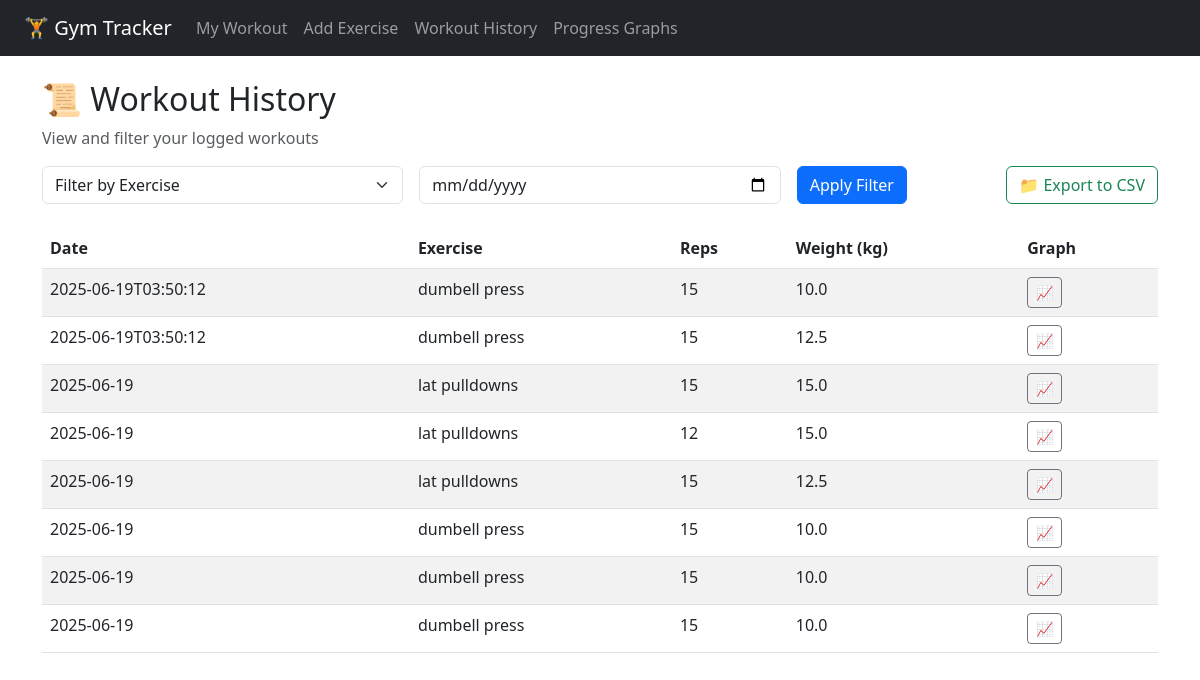
Page /history (signed in) on the earlier database version.
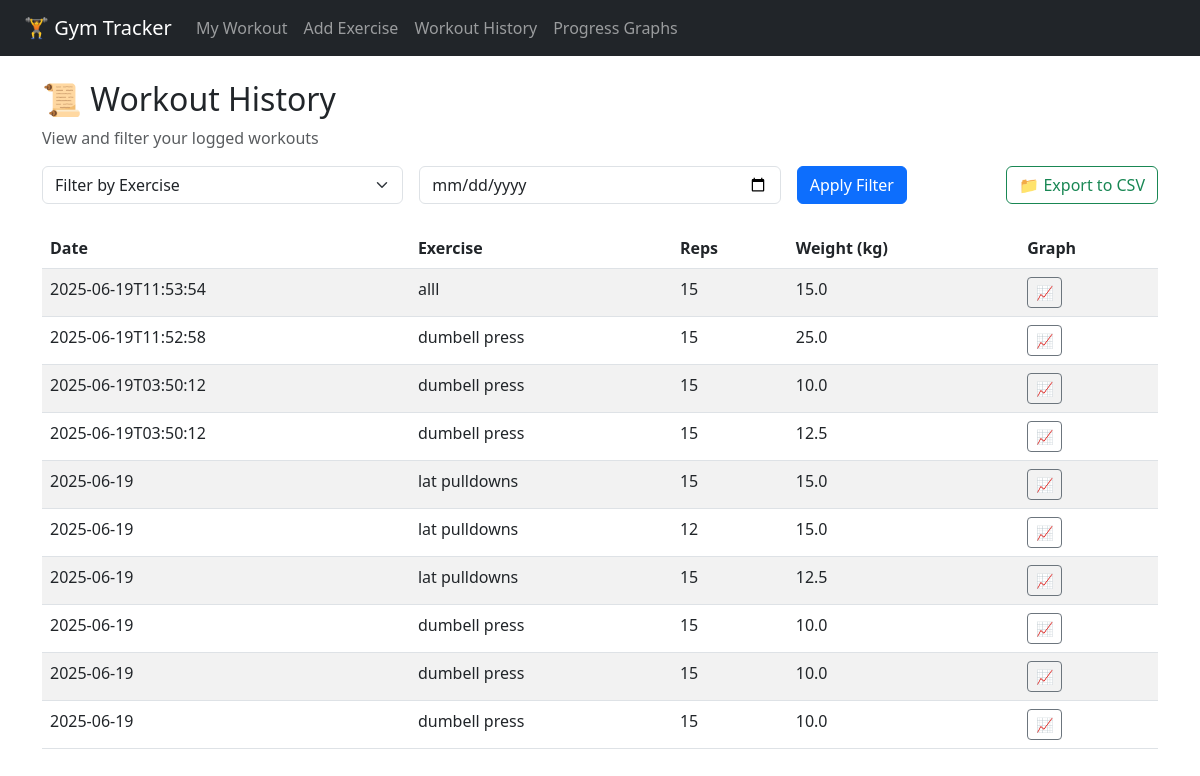
Same page on the later database version.
### tables this page shows
CREATE TABLE workout_logs (
            id INTEGER PRIMARY KEY AUTOINCREMENT,
            user_id INTEGER,
            exercise_name TEXT,
            reps INTEGER,
            weight REAL,
            log_date TEXT
        );

### app.py (the view)
@app.route('/history', methods=['GET', 'POST'])
def history():
    if 'user_id' not in session:
        return redirect(url_for('login'))
    user_id = session['user_id']
    db = get_db()
    exercises = db.execute('''
        SELECT DISTINCT exercise_name
        FROM workout_logs
        WHERE user_id = ?
    ''', (user_id,)).fetchall()
    selected_exercise = request.form.get('exercise_name')
    selected_date = request.form.get('log_date')
    query = 'SELECT * FROM workout_logs WHERE user_id = ?'
    params = [user_id]
    if selected_exercise:
        query += ' AND exercise_name = ?'
        params.append(selected_exercise)
    if selected_date:
        query += ' AND DATE(log_date) = ?'
        params.append(selected_date)
    query += ' ORDER BY DATE(log_date) DESC, id DESC'
    logs = db.execute(query, params).fetchall()
    return render_template('history.html',
                           logs=logs,
                           exercises=exercises,
                           user=session['user_name'])

### app.py (called while the page is built)
def get_db():
    conn = sqlite3.connect(DB)
    conn.row_factory = sqlite3.Row
    return conn

### templates/history.html (shortened to what this page needs)
{% extends "base.html" %}
{% block content %}
<h2>📜 Workout History</h2>
<p class="text-muted">View and filter your logged workouts</p>
<form method="POST" class="row g-3 mb-4">
  <div class="col-md-4">
    <select name="exercise_name" class="form-select">
      <option value="">Filter by Exercise</option>
    </select>
  </div>
  <div class="col-md-4">
    <input type="date" name="log_date" class="form-control">
  </div>
  <div class="col-md-4 d-flex justify-content-between">
    <button type="submit" class="btn btn-primary me-2">Apply Filter</button>
    <a href="{{ url_for('export_logs') }}" class="btn btn-outline-success">📁 Export to CSV</a>
  </div>
</form>
<table class="table table-striped">
  <thead>
    <tr>
      <th>Date</th>
      <th>Exercise</th>
      <th>Reps</th>
      <th>Weight (kg)</th>
      <th>Graph</th>
    </tr>
  </thead>
  <tbody>
    {% for log in logs %}
    <tr>
      <td>{{ log['log_date'] }}</td>
      <td>{{ log['exercise_name'] }}</td>
      <td>{{ log['reps'] }}</td>
      <td>{{ log['weight'] }}</td>
      <td>
        <a href="{{ url_for('exercise_progress', exercise_name=log['exercise_name']) }}" class="btn btn-sm btn-outline-secondary">📈</a>
      </td>
    </tr>
    {% endfor %}
  </tbody>
</table>
{% endblock %}

Differences in the rows shown:
added workout_logs: log_date "2025-06-19T11:53:54", exercise_name "alll", reps "15", weight "15.0"
added workout_logs: log_date "2025-06-19T11:52:58", exercise_name "dumbell press", reps "15", weight "25.0"
